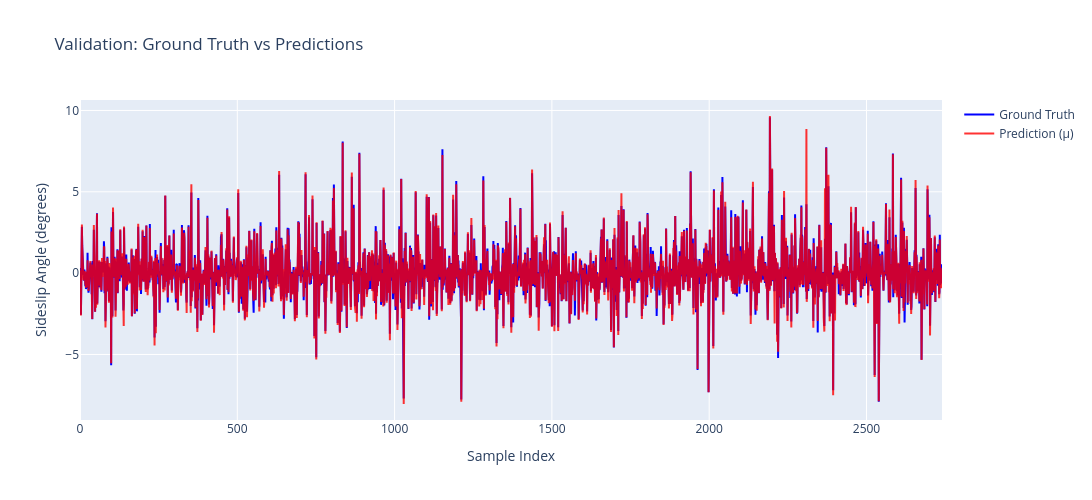

Notebook code cell kept with this figure:
### Code cell
import numpy as np
import torch
import plotly.graph_objects as go

model.eval()

preds = []
ground_truths = []

with torch.no_grad():
    for X, y, *_ in val_dataloader:   # ignore weights if present
        X = X.to(device)
        y = y.to(device).view(-1, 1)

        mu, _ = model(X)              # 🔹 U-Vote: use mu only

        preds.append(mu.cpu().numpy().reshape(-1))
        ground_truths.append(y.cpu().numpy().reshape(-1))

# concatenate all batches
preds = np.concatenate(preds)
ground_truths = np.concatenate(ground_truths)

print("Validation MAE:", np.mean(np.abs(preds - ground_truths)))

# Plot
fig = go.Figure()
fig.add_trace(
    go.Scatter(
        y=ground_truths,
        mode="lines",
        name="Ground Truth",
        line=dict(color="blue")
    )
)
fig.add_trace(
    go.Scatter(
        y=preds,
        mode="lines",
        name="Prediction (μ)",
        line=dict(color="red"),
        opacity=0.8
    )
)

fig.update_layout(
    title="Validation: Ground Truth vs Predictions",
    xaxis_title="Sample Index",
    yaxis_title="Sideslip Angle (degrees)",
    width=1200,
    height=500
)

fig.show()

### Figure 1 — Plotly figure (JSON) as saved in the notebook; plotly's stock layout.template omitted (floating-point values rounded to 4 significant figures; data arrays with more than 128 entries replaced by an {"elided": "..."} marker saying what was removed)
{"data": [{"line": {"color": "blue"}, "mode": "lines", "name": "Ground Truth", "type": "scatter", "y": {"elided": "2741 float values"}}, {"line": {"color": "red"}, "mode": "lines", "name": "Prediction (μ)", "opacity": 0.8, "type": "scatter", "y": {"elided": "2741 float values"}}], "layout": {"height": 500, "title": {"text": "Validation: Ground Truth vs Predictions"}, "width": 1200, "xaxis": {"title": {"text": "Sample Index"}}, "yaxis": {"title": {"text": "Sideslip Angle (degrees)"}}}}
